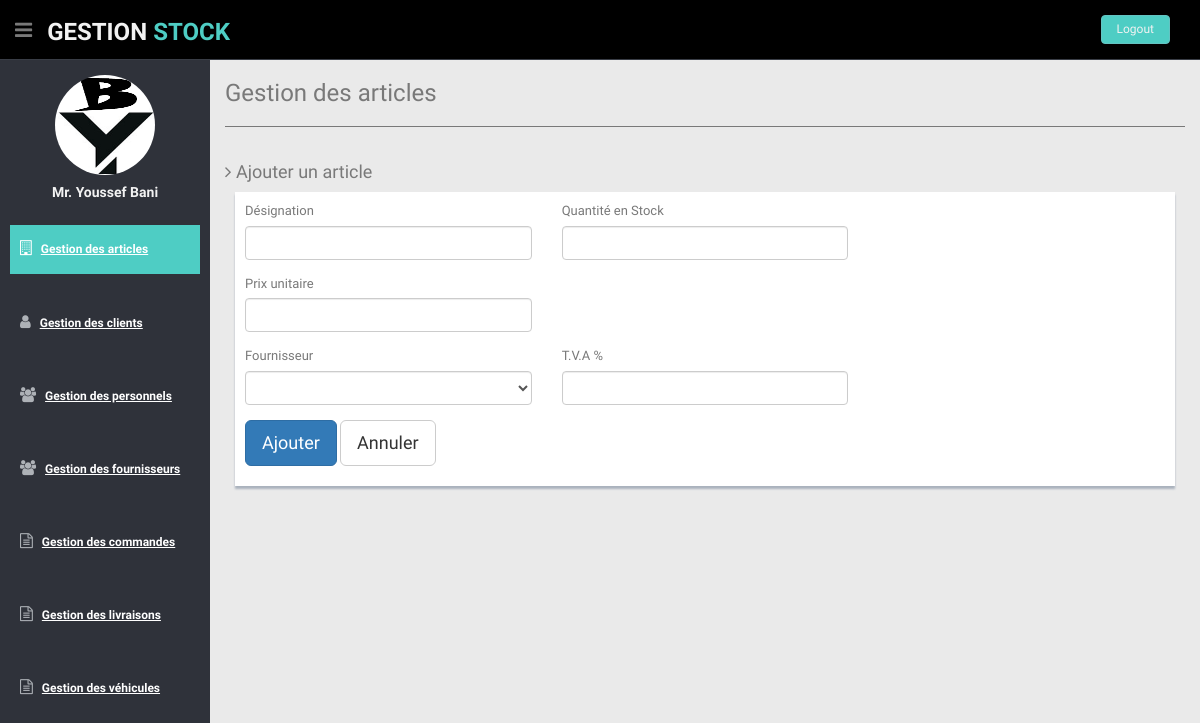
/gestionarticles/articles (signed in), run on an earlier commit of the app's database.
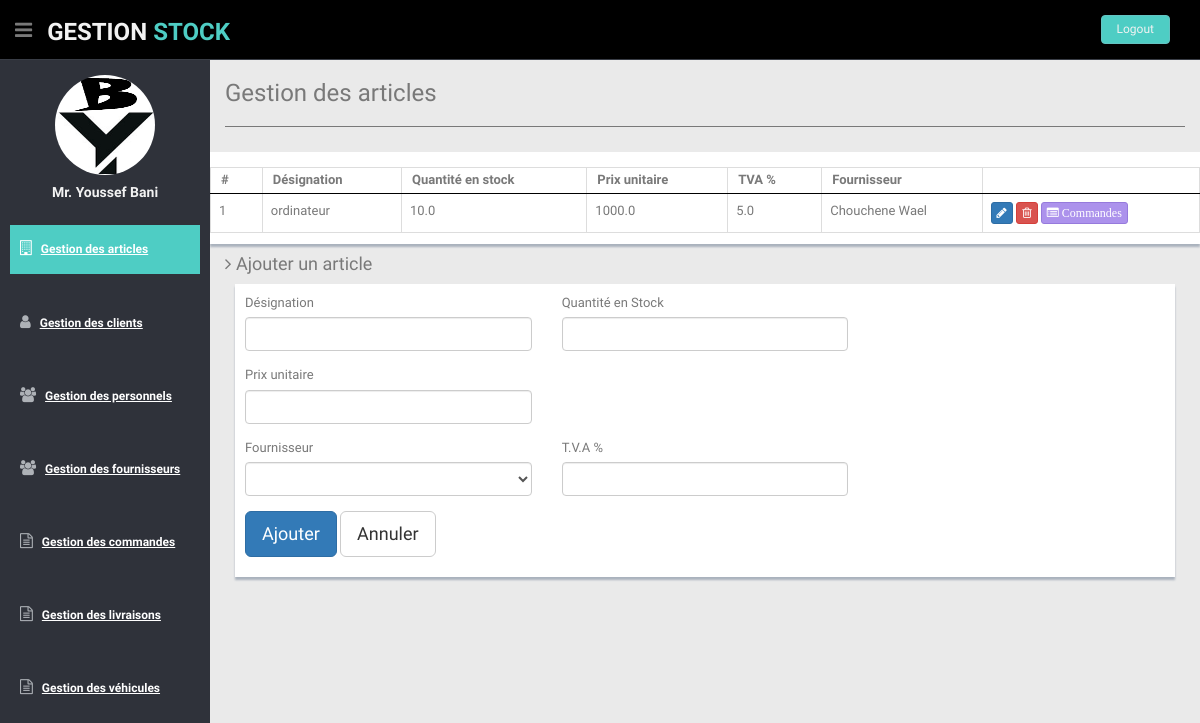
And on a later commit of the database.
### gestionarticles/models.py (models this page shows)
class Article(models.Model):
    id = models.AutoField(primary_key=True)
    designation = models.CharField(max_length=50)
    quantite_stock = models.FloatField()
    prix_unitaire = models.FloatField()
    tva = models.FloatField()
    fournisseur = models.ForeignKey(Fournisseur, models.DO_NOTHING)
    class Meta:
        managed = True
        db_table = 'article'

### gestionfournisseurs/models.py (models this page shows)
class Fournisseur(models.Model):
    id = models.AutoField(primary_key=True)
    nom = models.CharField(max_length=50)
    prenom = models.CharField(max_length=50)
    adresse = models.CharField(max_length=50)
    fax= models.CharField(max_length=50,null=True)
    telephone = models.CharField(max_length=20)
    email = models.CharField(max_length=50)
    num_compte = models.IntegerField()
    num_registre_commerce = models.IntegerField()
    def __str__(self):
        return self.nom + " " + self.prenom
    class Meta:
        managed = True
        db_table = 'fournisseur'

### gestionarticles/views.py (the view)
# urls.py: path('articles', views.articles, name='articles'),
@login_required(login_url='/gestionauthentifications/login')
def articles(request):
    articlelist = Article.objects.all()
    fournisseurlist = Fournisseur.objects.all()
    return render(request, 'gestionarticles/articles.html', {'articlesMenu':'active','articlelist':articlelist,
                                                             'fournisseurlist':fournisseurlist})

### gestionarticles/templates/gestionarticles/articles.html
{% extends 'gestionarticles/article_base.html' %}
{% load static %}
{% block subtitle %} Ajouter un article {% endblock %}
{% block form_action %}
    {% url 'gestionarticles:ajouter_article' %}
{% endblock %}
{% block action_name %}
    Ajouter
{% endblock %}

### gestionarticles/templates/gestionarticles/article_base.html (shortened to what the changed rows need)
{% extends 'genericfolder/base.html' %}
{% load static %}
{% block contenu %}
<div class="row mt">
  {% if articlelist %}
    <div class="content-panel">
      <div class="adv-table">
        <table cellpadding="0" cellspacing="0" border="0" class="display table table-bordered" id="hidden-table-info">
          <thead>
            <tr>
              <th> #</th>
              <th> Désignation</th>
              <th> Quantité en stock</th>
              <th> Prix unitaire</th>
              <th> TVA %</th>
              <th> Fournisseur </th>
              <th></th>
            </tr>
          </thead>
          <tbody>
            {% for a in articlelist %}
              <tr>
                <td> {{ forloop.counter }}</td>
                <td> {{ a.designation}}</td>
                <td> {{ a.quantite_stock }}</td>
                <td> {{ a.prix_unitaire }}</td>
                <td> {{ a.tva }}</td>
                <td> {{ a.fournisseur }}</td>
                <td>
                    <button  onclick="if(confirm('êtes-vous sûr de vouloir modifier cet article '+'{{a.nom}} {{a.designation}}'+' ?')){location.href='{% url 'gestionarticles:modifier_article' a.id %}'};"
                            class="btn btn-primary btn-xs"><i class="fa fa-pencil"></i>
                    </button>
                    <button onclick="if(confirm('êtes-vous sûr de vouloir supprimer cet article '+'{{a.nom}} {{a.designation}}'+' ?')){location.href='{% url 'gestionarticles:delete_article' a.id %}'};"
                            class="btn btn-danger btn-xs">
                        <i class="fa fa-trash-o "></i>
                    </button>
                     <button onclick="location.href='{% url 'gestionarticles:affiche_commande_article' a.id %}';"
                            class="btn btn-theme02 btn-xs">
                            <i class="fa fa-list-alt "> Commandes</i>
                     </button>
                </td>
              </tr>
            {% endfor %}
          </tbody>
        </table>
      </div>
    </div>
  {% endif %}
</div>
{% endblock %}

What changed in the data, as far as the page shows it:
added Article: designation "ordinateur", quantite_stock "10.0", prix_unitaire "1000.0", tva "5.0", fournisseur "Chouchene Wael"
Also different on the page:
text now shown: "# Désignation Quantité en stock Prix unitaire TVA % Fournisseur"
